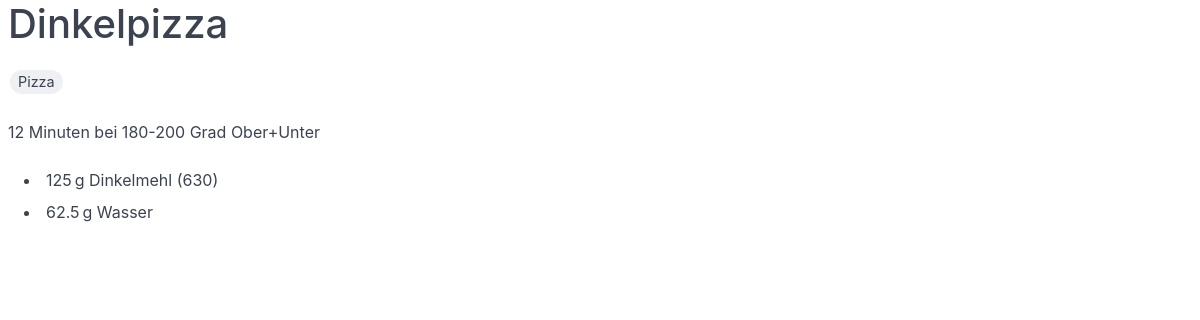
Page /7/ on the committed database.
### recipe/models.py (models this page shows, shortened)
class Recipe(models.Model):
    name = models.CharField(max_length=80)
    tags = models.ManyToManyField(Tag, related_name='recipes')
    ingredients = models.ManyToManyField(Ingredient, through=RecipeIngredient)
    notes = models.TextField(null=True, blank=True)

class Tag(models.Model):
    name = models.CharField(max_length=30)
    def __str__(self) -> str:
        return self.name

class RecipeIngredient(models.Model):
    recipe = models.ForeignKey(
        'Recipe', on_delete=models.CASCADE, related_name='recipe_ingredients')
    ingredient = models.ForeignKey(
        Ingredient, on_delete=models.CASCADE, related_name='recipe_ingredients')
    amount = models.DecimalField(max_digits=10, decimal_places=3)
    unit = models.CharField(max_length=10, default='g', choices=(
        ('g', 'g'),
        ('ml', 'ml'),
        ('l', 'l'),
        ('tl', 'TL'),
        ('el', 'EL'),
        ('pieces', 'Stück'),
    ))
    note = models.TextField(null=True, blank=True)

class Ingredient(models.Model):
    name = models.CharField(max_length=30)

### recipe/views.py (the view)
# urls.py: path('<int:pk>/', views.view_recipe, name='view_recipe'),
def view_recipe(request, pk: int):
    recipe = get_object_or_404(Recipe.objects.prefetch_related(
        Prefetch('tags', Tag.objects.order_by('name')),
        Prefetch('recipe_ingredients', RecipeIngredient.objects.select_related('ingredient')),
    ), pk=pk)
    return render(request, 'recipe/view.html', {
        'recipe': recipe,
    })

### recipe/templates/recipe/view.html (shortened to what this page needs)
{% extends 'recipe/base.html' %}
{% load humanize %}
{% load markdownify %}
{% block body %}
  <h1>
    {{ recipe.name }}
  </h1>
  <p>
    {% for tag in recipe.tags.all %}
      <span class="chip">{{ tag }}</span>
    {% endfor %}
  </p>
  <p>
    {{ recipe.notes|markdownify|linebreaks }}
  </p>
  <ul>
    {% for ingredient in recipe.recipe_ingredients.all %}
      <li>
        {{ ingredient.amount|floatformat|intcomma }}&thinsp;{{ ingredient.get_unit_display }}
        {{ ingredient.ingredient.name }}
      </li>
    {% endfor %}
  </ul>
{% endblock body %}

### rows in the picture
Recipe: name "Dinkelpizza", notes "12 Minuten bei 180-200 Grad Ober+Unter"
Tag: name "Pizza"
RecipeIngredient: amount "125", unit "g", ingredient.name "Dinkelmehl (630)"
RecipeIngredient: amount "62.5", unit "g", ingredient.name "Wasser"
